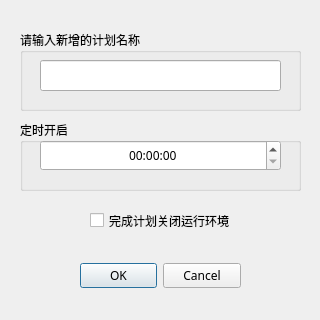
<?xml version="1.0" encoding="UTF-8"?>
<ui version="4.0">
 <class>Dialog_plan_list_add</class>
 <widget class="QDialog" name="Dialog_plan_list_add">
  <property name="windowModality">
   <enum>Qt::ApplicationModal</enum>
  </property>
  <property name="geometry">
   <rect>
    <x>0</x>
    <y>0</y>
    <width>320</width>
    <height>320</height>
   </rect>
  </property>
  <property name="font">
   <font>
    <family>微软雅黑</family>
   </font>
  </property>
  <property name="windowTitle">
   <string>新增计划列表项</string>
  </property>
  <widget class="QDialogButtonBox" name="buttonBox">
   <property name="geometry">
    <rect>
     <x>80</x>
     <y>260</y>
     <width>161</width>
     <height>32</height>
    </rect>
   </property>
   <property name="font">
    <font>
     <family>微软雅黑</family>
     <pointsize>9</pointsize>
    </font>
   </property>
   <property name="orientation">
    <enum>Qt::Horizontal</enum>
   </property>
   <property name="standardButtons">
    <set>QDialogButtonBox::Cancel|QDialogButtonBox::Ok</set>
   </property>
  </widget>
  <widget class="QGroupBox" name="groupBox_list_item_name">
   <property name="geometry">
    <rect>
     <x>20</x>
     <y>30</y>
     <width>281</width>
     <height>81</height>
    </rect>
   </property>
   <property name="font">
    <font>
     <family>微软雅黑</family>
     <pointsize>9</pointsize>
    </font>
   </property>
   <property name="title">
    <string>请输入新增的计划名称</string>
   </property>
   <widget class="QLineEdit" name="lineEdit_new_list_name">
    <property name="geometry">
     <rect>
      <x>20</x>
      <y>30</y>
      <width>241</width>
      <height>31</height>
     </rect>
    </property>
    <property name="font">
     <font>
      <family>微软雅黑</family>
      <pointsize>9</pointsize>
     </font>
    </property>
   </widget>
  </widget>
  <widget class="QCheckBox" name="checkBox_close_env">
   <property name="geometry">
    <rect>
     <x>90</x>
     <y>210</y>
     <width>141</width>
     <height>21</height>
    </rect>
   </property>
   <property name="text">
    <string>完成计划关闭运行环境</string>
   </property>
  </widget>
  <widget class="QGroupBox" name="groupBox">
   <property name="geometry">
    <rect>
     <x>20</x>
     <y>120</y>
     <width>281</width>
     <height>71</height>
    </rect>
   </property>
   <property name="title">
    <string>定时开启</string>
   </property>
   <widget class="QTimeEdit" name="timeEdit_timing_start">
    <property name="geometry">
     <rect>
      <x>20</x>
      <y>20</y>
      <width>241</width>
      <height>31</height>
     </rect>
    </property>
    <property name="alignment">
     <set>Qt::AlignCenter</set>
    </property>
    <property name="displayFormat">
     <string>HH:mm:ss</string>
    </property>
   </widget>
  </widget>
 </widget>
 <resources/>
 <connections>
  <connection>
   <sender>buttonBox</sender>
   <signal>accepted()</signal>
   <receiver>Dialog_plan_list_add</receiver>
   <slot>accept()</slot>
   <hints>
    <hint type="sourcelabel">
     <x>248</x>
     <y>254</y>
    </hint>
    <hint type="destinationlabel">
     <x>157</x>
     <y>274</y>
    </hint>
   </hints>
  </connection>
  <connection>
   <sender>buttonBox</sender>
   <signal>rejected()</signal>
   <receiver>Dialog_plan_list_add</receiver>
   <slot>reject()</slot>
   <hints>
    <hint type="sourcelabel">
     <x>316</x>
     <y>260</y>
    </hint>
    <hint type="destinationlabel">
     <x>286</x>
     <y>274</y>
    </hint>
   </hints>
  </connection>
 </connections>
</ui>
